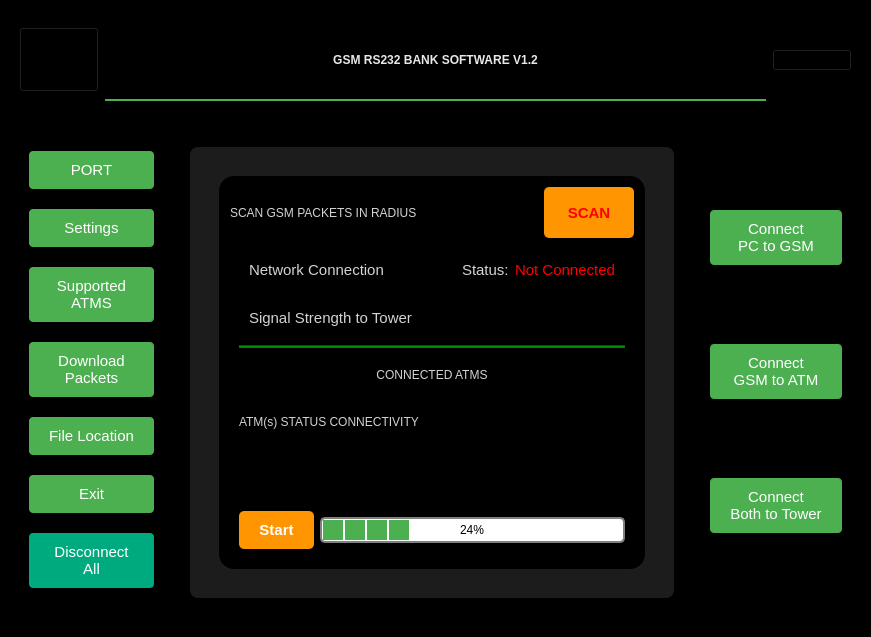
<?xml version="1.0" encoding="UTF-8"?>
<ui version="4.0">
 <class>MainWindow</class>
 <widget class="QMainWindow" name="MainWindow">
  <property name="geometry">
   <rect>
    <x>0</x>
    <y>0</y>
    <width>871</width>
    <height>637</height>
   </rect>
  </property>
  <property name="windowTitle">
   <string>GSM Bank Software</string>
  </property>
  <property name="styleSheet">
   <string notr="true">QMainWindow {
background-color: black;
}</string>
  </property>
  <widget class="QWidget" name="centralwidget">
   <property name="styleSheet">
    <string notr="true">QFrame {
background-color: black;
}

/* Scan Button Styling */
#scanBtn {
  background-color: #FF9500; /* A bright orange for high visibility and action-inducement */
  color: red; /* Black text for high contrast on the orange button */
  font-family: 'Roboto', sans-serif; /* A modern, friendly sans-serif font */
  font-size: 15px;
  font-weight: bold; /* Bold text to signify importance */
  padding: 10px; /* Generous padding to make the button touch-friendly */
  border: none; /* No border for a modern, flat design */
  border-radius: 5px; /* Slightly rounded corners for a modern look */
}

#scanBtn:hover {
  background-color: #E87C00; /* A slightly darker shade of orange for the hover state */
}
</string>
   </property>
   <layout class="QVBoxLayout" name="verticalLayout" stretch="1,5">
    <item>
     <widget class="QFrame" name="frame">
      <property name="styleSheet">
       <string notr="true">QPushButton {
background: tranpsarent;
}</string>
      </property>
      <property name="frameShape">
       <enum>QFrame::StyledPanel</enum>
      </property>
      <property name="frameShadow">
       <enum>QFrame::Raised</enum>
      </property>
      <layout class="QHBoxLayout" name="horizontalLayout_2">
       <item>
        <widget class="QPushButton" name="invisibleBtn">
         <property name="sizePolicy">
          <sizepolicy hsizetype="Fixed" vsizetype="Fixed">
           <horstretch>0</horstretch>
           <verstretch>0</verstretch>
          </sizepolicy>
         </property>
         <property name="minimumSize">
          <size>
           <width>0</width>
           <height>65</height>
          </size>
         </property>
         <property name="text">
          <string>CLICK ME</string>
         </property>
        </widget>
       </item>
       <item>
        <widget class="QLabel" name="label">
         <property name="sizePolicy">
          <sizepolicy hsizetype="Expanding" vsizetype="Preferred">
           <horstretch>0</horstretch>
           <verstretch>0</verstretch>
          </sizepolicy>
         </property>
         <property name="styleSheet">
          <string notr="true">font: 87 16pt &quot;Montserrat Black&quot;;
color: #E8E8E8; /* A light grey color for subtlety against the black background */
font-family: 'Segoe UI', Tahoma, Geneva, Verdana, sans-serif; /* A more modern font choice */
font-weight: bold; /* Make the title bold */
text-align: center; /* Center-align the title */
 border-bottom: 2px solid #4CAF50; /* A green border for emphasis and to tie in with button color */
  

</string>
         </property>
         <property name="text">
          <string>GSM RS232 BANK SOFTWARE V1.2</string>
         </property>
         <property name="alignment">
          <set>Qt::AlignCenter</set>
         </property>
        </widget>
       </item>
       <item>
        <widget class="QPushButton" name="pushButton_12">
         <property name="text">
          <string>PushButton</string>
         </property>
        </widget>
       </item>
      </layout>
     </widget>
    </item>
    <item>
     <widget class="QFrame" name="frame_2">
      <property name="frameShape">
       <enum>QFrame::StyledPanel</enum>
      </property>
      <property name="frameShadow">
       <enum>QFrame::Raised</enum>
      </property>
      <layout class="QHBoxLayout" name="horizontalLayout" stretch="1,5,1">
       <item>
        <widget class="QFrame" name="frame_3">
         <property name="styleSheet">
          <string notr="true">QPushButton {
background: rgb(85, 85, 255);
font: 8pt &quot;Open Sans&quot;;
font-size: 15px;
padding: 5px 3px;
border: 1px solid lightgrey;
color: lightgrey
}



/* Style the buttons with a pop of color */
QPushButton {
  background-color: #4CAF50; /* A shade of green for visibility and contrast */
  color: white;
  font-family: 'Arial', sans-serif;
  border: none;
  border-radius: 4px;
  padding: 10px 20px;
}

QPushButton:hover {
  background-color: #45a049; /* A slightly darker green for hover effect */
}
</string>
         </property>
         <property name="frameShape">
          <enum>QFrame::StyledPanel</enum>
         </property>
         <property name="frameShadow">
          <enum>QFrame::Raised</enum>
         </property>
         <layout class="QVBoxLayout" name="verticalLayout_5">
          <item>
           <widget class="QPushButton" name="portBtn">
            <property name="text">
             <string>PORT</string>
            </property>
           </widget>
          </item>
          <item>
           <widget class="QPushButton" name="settingsBtn">
            <property name="text">
             <string>Settings</string>
            </property>
           </widget>
          </item>
          <item>
           <widget class="QPushButton" name="supportedBtn">
            <property name="text">
             <string>Supported 
ATMS</string>
            </property>
           </widget>
          </item>
          <item>
           <widget class="QPushButton" name="downloadPacketsBtn">
            <property name="text">
             <string>Download 
Packets</string>
            </property>
           </widget>
          </item>
          <item>
           <widget class="QPushButton" name="fileLocationBtn">
            <property name="text">
             <string>File Location</string>
            </property>
           </widget>
          </item>
          <item>
           <widget class="QPushButton" name="exitBtn">
            <property name="text">
             <string>Exit</string>
            </property>
           </widget>
          </item>
          <item>
           <widget class="QPushButton" name="disconnectAllBtn">
            <property name="styleSheet">
             <string notr="true">background-color: rgb(0, 170, 127)</string>
            </property>
            <property name="text">
             <string>Disconnect 
All</string>
            </property>
           </widget>
          </item>
         </layout>
        </widget>
       </item>
       <item>
        <widget class="QFrame" name="mainContent">
         <property name="styleSheet">
          <string notr="true">/* Main Content Area Styling */
#mainContent {
  background-color: #1C1C1C; /* Dark grey which is softer than pure black */
  color: #E8E8E8; /* Light grey text for readability */
  padding: 20px; /* Spacing inside the content area */
  border-radius: 8px; /* Softly rounded corners */
  margin: 20px; /* Space around the content area */
  }

</string>
         </property>
         <property name="frameShape">
          <enum>QFrame::StyledPanel</enum>
         </property>
         <property name="frameShadow">
          <enum>QFrame::Raised</enum>
         </property>
         <layout class="QVBoxLayout" name="verticalLayout_2">
          <item>
           <widget class="QFrame" name="borderFrame">
            <property name="styleSheet">
             <string notr="true">#borderFrame {
border-radius: 15px;
}</string>
            </property>
            <property name="frameShape">
             <enum>QFrame::StyledPanel</enum>
            </property>
            <property name="frameShadow">
             <enum>QFrame::Raised</enum>
            </property>
            <layout class="QVBoxLayout" name="verticalLayout_3">
             <item>
              <widget class="QFrame" name="blackFrame">
               <property name="styleSheet">
                <string notr="true"/>
               </property>
               <property name="frameShape">
                <enum>QFrame::StyledPanel</enum>
               </property>
               <property name="frameShadow">
                <enum>QFrame::Raised</enum>
               </property>
               <layout class="QVBoxLayout" name="verticalLayout_4" stretch="1,5,1">
                <property name="spacing">
                 <number>0</number>
                </property>
                <property name="leftMargin">
                 <number>0</number>
                </property>
                <property name="topMargin">
                 <number>0</number>
                </property>
                <property name="rightMargin">
                 <number>0</number>
                </property>
                <property name="bottomMargin">
                 <number>0</number>
                </property>
                <item>
                 <widget class="QFrame" name="frame_8">
                  <property name="styleSheet">
                   <string notr="true"/>
                  </property>
                  <property name="frameShape">
                   <enum>QFrame::StyledPanel</enum>
                  </property>
                  <property name="frameShadow">
                   <enum>QFrame::Raised</enum>
                  </property>
                  <layout class="QHBoxLayout" name="horizontalLayout_3">
                   <property name="leftMargin">
                    <number>0</number>
                   </property>
                   <property name="topMargin">
                    <number>0</number>
                   </property>
                   <property name="rightMargin">
                    <number>0</number>
                   </property>
                   <property name="bottomMargin">
                    <number>0</number>
                   </property>
                   <item>
                    <widget class="QLabel" name="label_2">
                     <property name="styleSheet">
                      <string notr="true">color: lightgrey;
font: 87 10pt &quot;Montserrat Black&quot;;
</string>
                     </property>
                     <property name="text">
                      <string>SCAN GSM PACKETS IN RADIUS</string>
                     </property>
                    </widget>
                   </item>
                   <item>
                    <widget class="QPushButton" name="scanBtn">
                     <property name="maximumSize">
                      <size>
                       <width>90</width>
                       <height>100</height>
                      </size>
                     </property>
                     <property name="styleSheet">
                      <string notr="true">
/* Scan Button Styling */
#scanBtn {
  background-color: #FF9500; /* A bright orange for high visibility and action-inducement */
  color: red; /* Black text for high contrast on the orange button */
  font-family: 'Roboto', sans-serif; /* A modern, friendly sans-serif font */
  font-size: 15px;
  font-weight: bold; /* Bold text to signify importance */
  padding: 10px; /* Generous padding to make the button touch-friendly */
  border: none; /* No border for a modern, flat design */
  border-radius: 5px; /* Slightly rounded corners for a modern look */
}

#scanBtn:hover {
  background-color: #E87C00; /* A slightly darker shade of orange for the hover state */
}
</string>
                     </property>
                     <property name="text">
                      <string>SCAN</string>
                     </property>
                     <property name="icon">
                      <iconset>
                       <normaloff>images/atm.png</normaloff>images/atm.png</iconset>
                     </property>
                     <property name="iconSize">
                      <size>
                       <width>25</width>
                       <height>25</height>
                      </size>
                     </property>
                    </widget>
                   </item>
                  </layout>
                 </widget>
                </item>
                <item>
                 <widget class="QFrame" name="frame_9">
                  <property name="styleSheet">
                   <string notr="true"/>
                  </property>
                  <property name="frameShape">
                   <enum>QFrame::StyledPanel</enum>
                  </property>
                  <property name="frameShadow">
                   <enum>QFrame::Raised</enum>
                  </property>
                  <layout class="QVBoxLayout" name="verticalLayout_7">
                   <item>
                    <widget class="QFrame" name="frame_4">
                     <property name="styleSheet">
                      <string notr="true">QLabel {
color: lightgrey;
font-family: 'Roboto', sans-serif; /* A modern, friendly sans-serif font */
font-size: 15px;
}</string>
                     </property>
                     <property name="frameShape">
                      <enum>QFrame::StyledPanel</enum>
                     </property>
                     <property name="frameShadow">
                      <enum>QFrame::Raised</enum>
                     </property>
                     <layout class="QHBoxLayout" name="horizontalLayout_6">
                      <item>
                       <widget class="QLabel" name="label_5">
                        <property name="text">
                         <string>Network Connection</string>
                        </property>
                       </widget>
                      </item>
                      <item>
                       <widget class="QLabel" name="label_7">
                        <property name="sizePolicy">
                         <sizepolicy hsizetype="Maximum" vsizetype="Preferred">
                          <horstretch>0</horstretch>
                          <verstretch>0</verstretch>
                         </sizepolicy>
                        </property>
                        <property name="text">
                         <string>Status:</string>
                        </property>
                       </widget>
                      </item>
                      <item>
                       <widget class="QLabel" name="statusLabel">
                        <property name="sizePolicy">
                         <sizepolicy hsizetype="Maximum" vsizetype="Preferred">
                          <horstretch>0</horstretch>
                          <verstretch>0</verstretch>
                         </sizepolicy>
                        </property>
                        <property name="styleSheet">
                         <string notr="true">color: red;</string>
                        </property>
                        <property name="text">
                         <string>Not Connected</string>
                        </property>
                       </widget>
                      </item>
                     </layout>
                    </widget>
                   </item>
                   <item>
                    <widget class="QFrame" name="frame_6">
                     <property name="frameShape">
                      <enum>QFrame::StyledPanel</enum>
                     </property>
                     <property name="frameShadow">
                      <enum>QFrame::Raised</enum>
                     </property>
                     <layout class="QHBoxLayout" name="horizontalLayout_7">
                      <item>
                       <widget class="QLabel" name="signalTowerLabel">
                        <property name="styleSheet">
                         <string notr="true">QLabel{
color: lightgrey;
font-family: 'Roboto', sans-serif; /* A modern, friendly sans-serif font */
font-size: 15px;
}</string>
                        </property>
                        <property name="text">
                         <string>Signal Strength to Tower</string>
                        </property>
                       </widget>
                      </item>
                     </layout>
                    </widget>
                   </item>
                   <item>
                    <widget class="Line" name="line">
                     <property name="styleSheet">
                      <string notr="true">background-color: green;</string>
                     </property>
                     <property name="orientation">
                      <enum>Qt::Horizontal</enum>
                     </property>
                    </widget>
                   </item>
                   <item>
                    <widget class="QLabel" name="label_4">
                     <property name="styleSheet">
                      <string notr="true">color: lightgrey;
font: 75 10pt &quot;Roboto Black&quot;;</string>
                     </property>
                     <property name="text">
                      <string>CONNECTED ATMS</string>
                     </property>
                     <property name="alignment">
                      <set>Qt::AlignCenter</set>
                     </property>
                    </widget>
                   </item>
                   <item>
                    <widget class="QLabel" name="label_3">
                     <property name="styleSheet">
                      <string notr="true">color: lightgrey;
font: 10pt &quot;MS Sans Serif&quot;;</string>
                     </property>
                     <property name="text">
                      <string>ATM(s) STATUS CONNECTIVITY</string>
                     </property>
                    </widget>
                   </item>
                   <item>
                    <widget class="QFrame" name="frame_7">
                     <property name="frameShape">
                      <enum>QFrame::StyledPanel</enum>
                     </property>
                     <property name="frameShadow">
                      <enum>QFrame::Raised</enum>
                     </property>
                     <layout class="QHBoxLayout" name="horizontalLayout_5"/>
                    </widget>
                   </item>
                  </layout>
                 </widget>
                </item>
                <item>
                 <widget class="QFrame" name="frame_10">
                  <property name="styleSheet">
                   <string notr="true">QProgressBar {
    border: 2px solid grey;
    border-radius: 5px;
    text-align: center;
}

QProgressBar::chunk {
    background-color: #4CAF50;
    width: 20px; /* size of the chunks */
    margin: 0.5px;
}

QPushButton {
    background-color: #4CAF50;
    border-radius: 5px;
    padding: 10px;
    border: none;
    color: white;
    font-weight: bold;
}

QPushButton:hover {
    background-color: #45a049;
}</string>
                  </property>
                  <property name="frameShape">
                   <enum>QFrame::StyledPanel</enum>
                  </property>
                  <property name="frameShadow">
                   <enum>QFrame::Raised</enum>
                  </property>
                  <layout class="QHBoxLayout" name="horizontalLayout_4">
                   <item>
                    <widget class="QPushButton" name="startBtn">
                     <property name="styleSheet">
                      <string notr="true">
/* Scan Button Styling */
#startBtn {
  background-color: #FF9500; /* A bright orange for high visibility and action-inducement */
  font-family: 'Roboto', sans-serif; /* A modern, friendly sans-serif font */
  font-size: 15px;
  font-weight: bold; /* Bold text to signify importance */
  padding: 10px 20px; /* Generous padding to make the button touch-friendly */
  border: none; /* No border for a modern, flat design */
  border-radius: 5px; /* Slightly rounded corners for a modern look */
}

#startBtn:hover {
  background-color: #E87C00; /* A slightly darker shade of orange for the hover state */
}
</string>
                     </property>
                     <property name="text">
                      <string>Start</string>
                     </property>
                    </widget>
                   </item>
                   <item>
                    <widget class="QProgressBar" name="progressBar">
                     <property name="value">
                      <number>24</number>
                     </property>
                    </widget>
                   </item>
                  </layout>
                 </widget>
                </item>
               </layout>
              </widget>
             </item>
            </layout>
           </widget>
          </item>
         </layout>
        </widget>
       </item>
       <item>
        <widget class="QFrame" name="frame_5">
         <property name="styleSheet">
          <string notr="true">QPushButton {
background: rgb(85, 85, 205);
font: 8pt &quot;Open Sans&quot;;
font-size: 15px;
padding: 5px 3px;
border: 1px solid lightgrey;
color: white;
}


/* Style the buttons with a pop of color */
QPushButton {
  background-color: #4CAF50; /* A shade of green for visibility and contrast */
  color: white;
  font-family: 'Arial', sans-serif;
  border: none;
  border-radius: 4px;
  padding: 10px 20px;
}

QPushButton:hover {
  background-color: #45a049; /* A slightly darker green for hover effect */
}
</string>
         </property>
         <property name="frameShape">
          <enum>QFrame::StyledPanel</enum>
         </property>
         <property name="frameShadow">
          <enum>QFrame::Raised</enum>
         </property>
         <layout class="QVBoxLayout" name="verticalLayout_6">
          <item>
           <widget class="QPushButton" name="connectPCToGSMBtn">
            <property name="text">
             <string>Connect 
PC to GSM</string>
            </property>
           </widget>
          </item>
          <item>
           <widget class="QPushButton" name="connectGSMToATMBtn">
            <property name="text">
             <string>Connect 
GSM to ATM</string>
            </property>
           </widget>
          </item>
          <item>
           <widget class="QPushButton" name="connectToTowerBtn">
            <property name="text">
             <string>Connect 
Both to Tower</string>
            </property>
           </widget>
          </item>
         </layout>
        </widget>
       </item>
      </layout>
     </widget>
    </item>
   </layout>
  </widget>
 </widget>
 <resources/>
 <connections/>
</ui>
